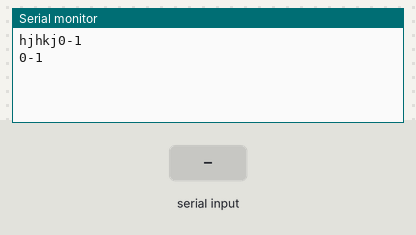
Simulated run of this sketch. Board: Arduino Uno, built with avr-gcc and run on an emulated ATmega328P. Parts: the last lines printed to the serial monitor. The test bench sets the inputs (shaded band).

Above: at 2.2 s.
2.3 s: "1" received over Serial
At 3.6 s:
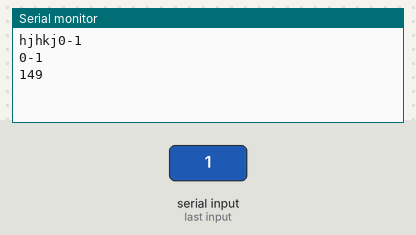
3.8 s: "0" received over Serial
At 4.8 s:
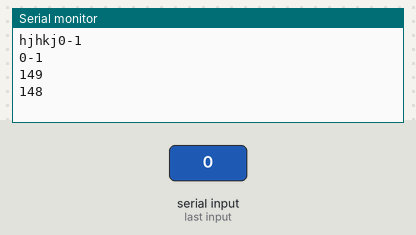
5.3 s: "2" received over Serial
At 6.4 s:
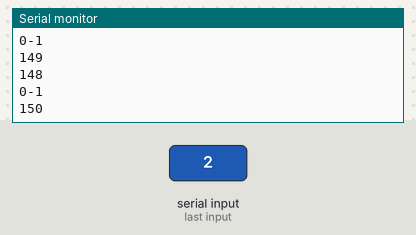
Timing chart, 0 to 8.3 s (numbered marks = the images above; inputs shaded):
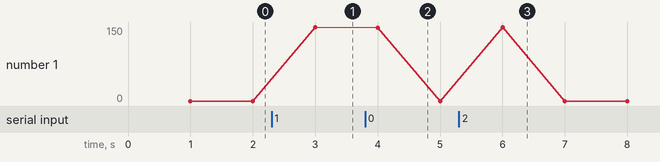

The sketch:

sketch_oct02a.ino
```cpp
#include <SoftwareSerial.h>

int led=3;
void setup() {
  Serial.begin(9600);
Serial.print("hjhkj");
  delay(1000);

  // put your setup code here, to run once:

}

void loop()
{
if(Serial.available()>1);
{
Serial.print(Serial.available());
Serial.println(Serial.read());
delay(1000);
}
}
```

Measured:
- after the input at 2.3 s, the serial monitor: prints a new line after 0.70 s (image 1)
- after the input at 3.8 s, the serial monitor: prints a new line after 0.20 s (image 2)
- after the input at 5.3 s, the serial monitor: prints a new line after 0.70 s (image 3)
- plotted number 1: 0 → 149 after the input at 2.3 s
